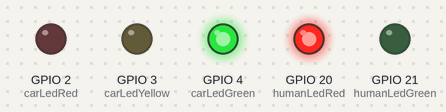
This program was run on a simulated Raspberry Pi (BCM pin numbers). Parts: output pins drawn as LEDs (lit = HIGH). Speech is not drawn; the words are listed on the console.

Above: at 2.5 s.
At 7.5 s:
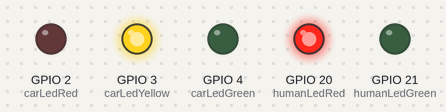
At 12.5 s:
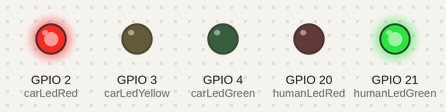
Timing chart, 0 to 19.5 s (numbered marks = the images above):
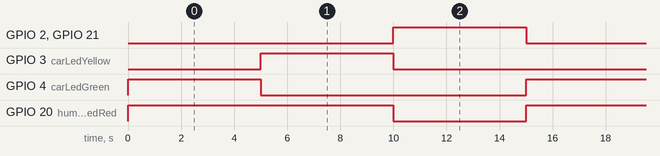

Measured:
- by itself, GPIO 2 (carLedRed), GPIO 3 (carLedYellow), GPIO 4 (carLedGreen), GPIO 21 (humanLedGreen): alternates HIGH for 5.0 s and LOW for 10.0 s
- by itself, GPIO 20 (humanLedRed): alternates HIGH for 10.0 s and LOW for 5.0 s
- by itself, everything shown: repeats every 15.0 s, in 3 steps

The program:

main17-2.py
```python
import RPi.GPIO as GPIO
import time
import os

carLedRed = 2
carLedYellow = 3
carLedGreen = 4
humanLedRed = 20
humanLedGreen = 21

def speak(msg, option='-s 180 -p 50 -a 200 -v ko+f5'):
    os.system("espeak {} '{}'".format(option, msg))

GPIO.setwarnings(False)
GPIO.setmode(GPIO.BCM)
GPIO.setup(carLedRed, GPIO.OUT)
GPIO.setup(carLedYellow, GPIO.OUT)
GPIO.setup(carLedGreen, GPIO.OUT)
GPIO.setup(humanLedRed, GPIO.OUT)
GPIO.setup(humanLedGreen, GPIO.OUT)

try:
    while True:
        GPIO.output(carLedRed, GPIO.LOW)
        GPIO.output(carLedYellow, GPIO.LOW)
        GPIO.output(carLedGreen, GPIO.HIGH)
        GPIO.output(humanLedRed, GPIO.HIGH)
        GPIO.output(humanLedGreen, GPIO.LOW)
        time.sleep(5.0)

        GPIO.output(carLedRed, GPIO.LOW)
        GPIO.output(carLedYellow, GPIO.HIGH)
        GPIO.output(carLedGreen, GPIO.LOW)
        GPIO.output(humanLedRed, GPIO.HIGH)
        GPIO.output(humanLedGreen, GPIO.LOW)
        time.sleep(5.0)

        GPIO.output(carLedRed, GPIO.HIGH)
        GPIO.output(carLedYellow, GPIO.LOW)
        GPIO.output(carLedGreen, GPIO.LOW)
        GPIO.output(humanLedRed, GPIO.LOW)
        GPIO.output(humanLedGreen, GPIO.HIGH)
        speak('녹색불입니다. 건너가도 좋습니다.')
        time.sleep(5.0)

except KeyboardInterrupt:
    pass

GPIO.cleanup()
```
